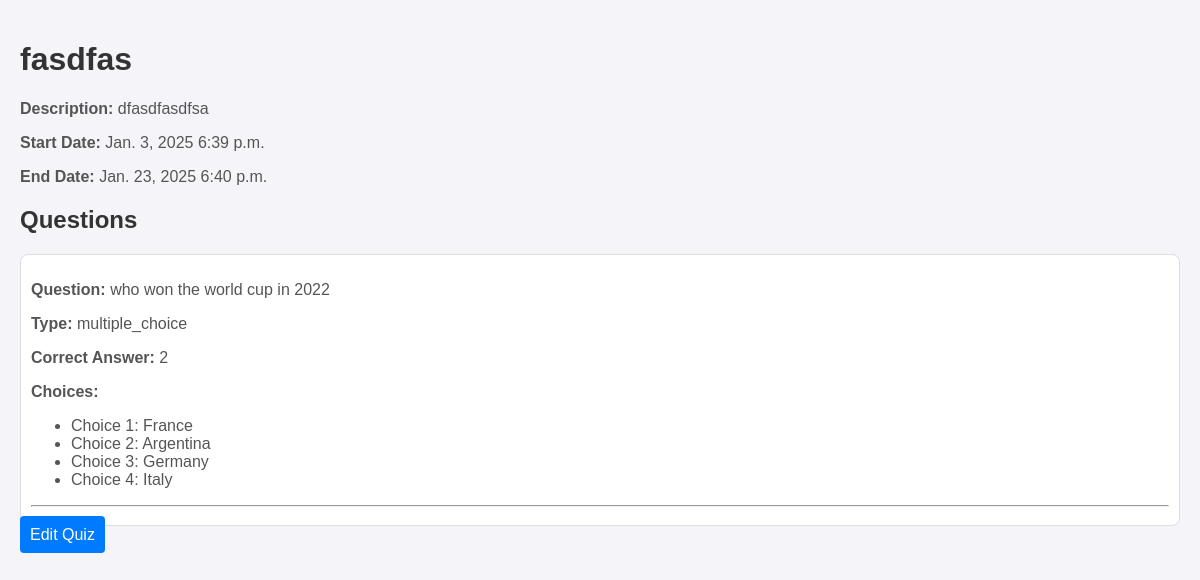
The app's page /quiz/5/ with its own data.
### teacher/models.py (models this page shows, shortened)
class Quiz(models.Model):
    title = models.CharField(max_length=200)
    subject = models.ForeignKey('Subject', on_delete=models.CASCADE, related_name='quizzes')
    description = models.TextField(blank=True)
    start_date = models.DateField()
    start_time = models.TimeField()
    end_date = models.DateField()
    end_time = models.TimeField()
    created_at = models.DateTimeField(auto_now_add=True)
    updated_at = models.DateTimeField(auto_now=True)
    class Meta:
        ordering = ['-created_at']
        verbose_name_plural = "Quizzes"

class Question(models.Model):
    QUESTION_TYPES = (
        ('multiple_choice', 'Multiple Choice'),
        ('true_false', 'True/False'),
        ('short_answer', 'Short Answer'),
    )
    quiz = models.ForeignKey(Quiz, on_delete=models.CASCADE, related_name='questions')
    question_text = models.TextField()
    question_type = models.CharField(max_length=20, choices=QUESTION_TYPES)
    correct_answer = models.TextField()
    points = models.PositiveIntegerField(default=1)
    choice_1 = models.CharField(max_length=200, blank=True, null=True)
    choice_2 = models.CharField(max_length=200, blank=True, null=True)
    choice_3 = models.CharField(max_length=200, blank=True, null=True)
    choice_4 = models.CharField(max_length=200, blank=True, null=True)

### teacher/views.py (the view)
# urls.py: path('quiz/<int:quiz_id>/', quiz_detail, name='quiz_detail'),
def quiz_detail(request, quiz_id):
    quiz = get_object_or_404(Quiz, id=quiz_id)
    questions = quiz.questions.all()  # Assuming 'questions' is the related name for questions in the Quiz model
    return render(request, 'teacher/quiz_detail.html', {'quiz': quiz, 'questions': questions})

### teacher/templates/teacher/quiz_detail.html (shortened to what this page needs)
<!DOCTYPE html>
<html lang="en">
<head>
</head>
<body>
    <h1>{{ quiz.title }}</h1>
    <p><strong>Description:</strong> {{ quiz.description }}</p>
    <p><strong>Start Date:</strong> {{ quiz.start_date }} {{ quiz.start_time }}</p>
    <p><strong>End Date:</strong> {{ quiz.end_date }} {{ quiz.end_time }}</p>
    <h2>Questions</h2>
    <div class="question-container">
        {% for question in questions %}
            <div>
                <p><strong>Question:</strong> {{ question.question_text }}</p>
                <p><strong>Type:</strong> {{ question.question_type }}</p>
                <p><strong>Correct Answer:</strong> {{ question.correct_answer }}</p>
                <p><strong>Choices:</strong></p>
                <ul>
                    <li>Choice 1: {{ question.choice_1 }}</li>
                    <li>Choice 2: {{ question.choice_2 }}</li>
                    <li>Choice 3: {{ question.choice_3 }}</li>
                    <li>Choice 4: {{ question.choice_4 }}</li>
                </ul>
            </div>
            <hr>
        {% empty %}
            <p>No questions available for this quiz.</p>
        {% endfor %}
    </div>
    <a href="{% url 'edit_quiz' quiz.id %}" class="edit-button">Edit Quiz</a>
</body>
</html>

### teacher/templates/teacher/quiz_detail.html (style rules this page uses)
body { font-family: Arial, sans-serif; background-color: #f4f4f9; margin: 0; padding: 20px; }
h1, h2 { color: #333; }
p, li { color: #555; }
a { color: #007bff; text-decoration: none; }
.question-container { margin-top: 20px; padding: 10px; border: 1px solid #ddd; border-radius: 8px; background-color: #fff; }
.edit-button { margin-top: 20px; padding: 10px; background-color: #007bff; color: #fff; border: none; border-radius: 4px; cursor: pointer; }

### records on screen
Quiz: title "fasdfas", description "dfasdfasdfsa", start_date "Jan. 3, 2025", start_time "6:39 p.m.", end_date "Jan. 23, 2025", end_time "6:40 p.m."
Question: question_text "who won the world cup in 2022", question_type "multiple_choice", correct_answer "2", choice_1 "France", choice_2 "Argentina", choice_3 "Germany", choice_4 "Italy"
